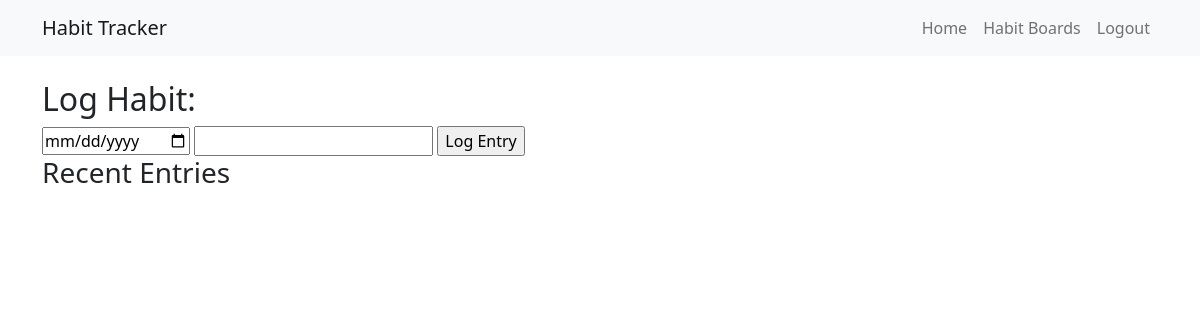
Page /habit/1/log (signed in) on the earlier database version.
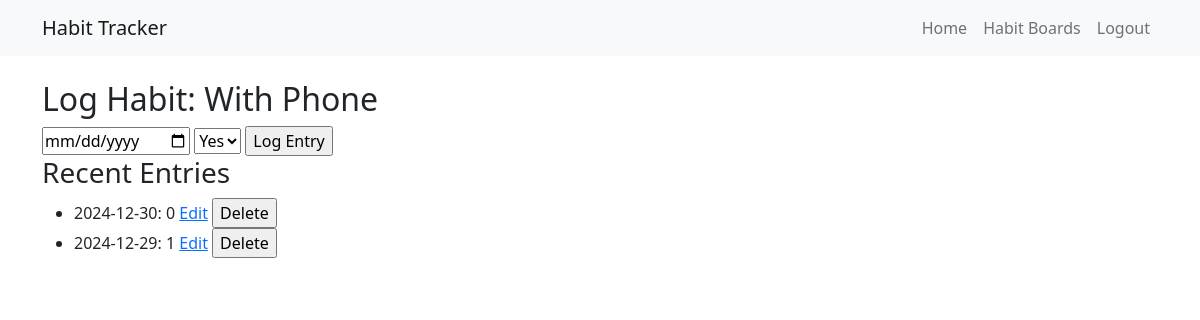
Same page on the later database version.
### tables this page shows
CREATE TABLE habits (
    id INTEGER PRIMARY KEY AUTOINCREMENT,
    user_id INTEGER NOT NULL,
    board_id INTEGER NOT NULL,
    name TEXT NOT NULL,
    description TEXT,
    frequency TEXT NOT NULL,
    variable_type TEXT NOT NULL,
    created TIMESTAMP NOT NULL DEFAULT CURRENT_TIMESTAMP,
    FOREIGN KEY (user_id) REFERENCES users (id),
    FOREIGN KEY (board_id) REFERENCES habit_boards (id)
);

CREATE TABLE entries (
    id INTEGER PRIMARY KEY AUTOINCREMENT,
    habit_id INTEGER NOT NULL,
    date DATE NOT NULL,
    value TEXT NOT NULL,
    FOREIGN KEY (habit_id) REFERENCES habits (id)
);

### app.py (the view, shortened to what this page needs)
@app.route('/habit/<int:habit_id>/log', methods=['GET', 'POST'])
@login_required
def log_habit(habit_id):
    conn = get_db_connection()
    habit = conn.execute('SELECT * FROM habits WHERE id = ? AND user_id = ?',
                         (habit_id, session['user_id'])).fetchone()
    entries = conn.execute('SELECT * FROM entries WHERE habit_id = ? ORDER BY date DESC', (habit_id,)).fetchall()
    conn.close()
    return render_template('log_habit.html', habit=habit, entries=entries)

### app.py (called while the page is built)
def get_db_connection():
    conn = sqlite3.connect('habits.db')
    conn.row_factory = sqlite3.Row
    return conn

def login_required(f):
    @wraps(f)
    def decorated_function(*args, **kwargs):
        if 'user_id' not in session:
            return redirect(url_for('login'))
        return f(*args, **kwargs)
    return decorated_function

### templates/log_habit.html (shortened to what this page needs)
{% extends "base.html" %}
{% block content %}
<h2>Log Habit: {{ habit['name'] }}</h2>
<form method="post">
    <input type="date" name="date" required>
    {% if habit['variable_type'] == 'boolean' %}
    <select name="value">
        <option value="1">Yes</option>
    </select>
    {% else %}
    <input type="number" name="value" required>
    {% endif %}
    <input type="submit" value="Log Entry">
</form>
<h3>Recent Entries</h3>
<ul>
{% for entry in entries %}
    <li>
        {{ entry['date'] }}: {{ entry['value'] }}
        <a href="{{ url_for('edit_entry', entry_id=entry['id']) }}">Edit</a>
        <form method="post" action="{{ url_for('delete_entry', entry_id=entry['id']) }}" style="display: inline;">
            <input type="submit" value="Delete">
        </form>
    </li>
{% endfor %}
</ul>
{% endblock %}

Differences in the rows shown:
added habits: name "With Phone"
added entries: date "2024-12-30", value "0"
added entries: date "2024-12-29", value "1"
Other differences:
form field value: (not shown) → "Yes"
